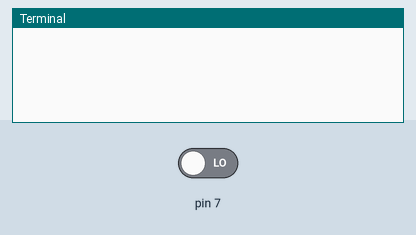
Simulated run of this program. Board: Raspberry Pi (header pin numbers). Parts: the last lines printed to the terminal. The test bench sets the inputs (shaded band); at power-on: pin 7 LOW.

Above: at 1.2 s.
1.3 s: pin 7 driven HIGH
At 2.6 s:
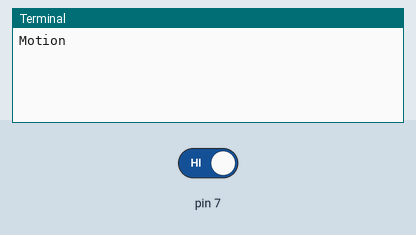
4.3 s: pin 7 driven LOW
At 6.8 s:
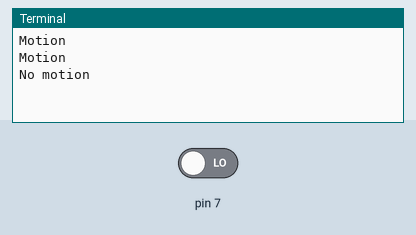

Measured:
- after the input at 1.3 s, the terminal: prints a new line after 0.70 s (image 1)
- after the input at 4.3 s, the terminal: prints a new line after 1.7 s (image 2)

The program:

cir_motion_sensor.py
```python
__author__ = 'alexandre'
import time
import RPi.GPIO as io
io.setmode(io.BOARD)
io.setup(7, io.IN)

def motion_detection():
    try:
        while True:
            time.sleep(2)
            if (io.input (7) == 1):
                print("Motion")
            else:
                print("No motion")
    except KeyboardInterrupt:
        io.cleanup()
        exit()

motion_detection()
```
